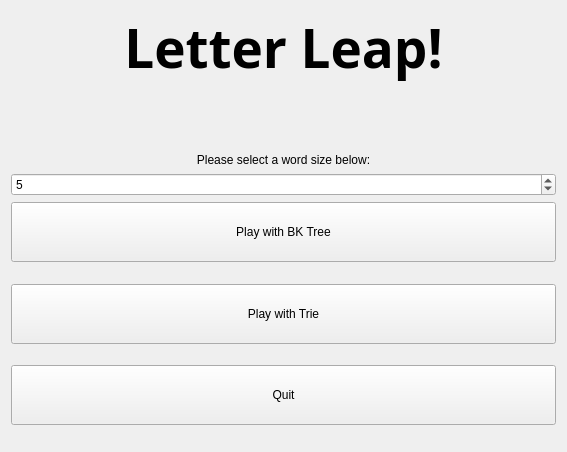
<?xml version="1.0" encoding="UTF-8"?>
<ui version="4.0">
 <class>HomePage</class>
 <widget class="QWidget" name="HomePage">
  <property name="geometry">
   <rect>
    <x>0</x>
    <y>0</y>
    <width>567</width>
    <height>452</height>
   </rect>
  </property>
  <property name="windowTitle">
   <string>Form</string>
  </property>
  <layout class="QVBoxLayout" name="verticalLayout_2">
   <item>
    <layout class="QVBoxLayout" name="verticalLayout">
     <item>
      <widget class="QLabel" name="titleLabel">
       <property name="font">
        <font>
         <family>Noto Sans JP Black</family>
         <pointsize>40</pointsize>
         <bold>true</bold>
        </font>
       </property>
       <property name="text">
        <string>Letter Leap!</string>
       </property>
       <property name="alignment">
        <set>Qt::AlignmentFlag::AlignCenter</set>
       </property>
      </widget>
     </item>
     <item>
      <spacer name="verticalSpacer_3">
       <property name="orientation">
        <enum>Qt::Orientation::Vertical</enum>
       </property>
       <property name="sizeType">
        <enum>QSizePolicy::Policy::Expanding</enum>
       </property>
       <property name="sizeHint" stdset="0">
        <size>
         <width>544</width>
         <height>13</height>
        </size>
       </property>
      </spacer>
     </item>
     <item>
      <spacer name="verticalSpacer_4">
       <property name="orientation">
        <enum>Qt::Orientation::Vertical</enum>
       </property>
       <property name="sizeHint" stdset="0">
        <size>
         <width>544</width>
         <height>13</height>
        </size>
       </property>
      </spacer>
     </item>
     <item>
      <spacer name="verticalSpacer_6">
       <property name="orientation">
        <enum>Qt::Orientation::Vertical</enum>
       </property>
       <property name="sizeHint" stdset="0">
        <size>
         <width>544</width>
         <height>13</height>
        </size>
       </property>
      </spacer>
     </item>
     <item>
      <spacer name="verticalSpacer_7">
       <property name="orientation">
        <enum>Qt::Orientation::Vertical</enum>
       </property>
       <property name="sizeHint" stdset="0">
        <size>
         <width>544</width>
         <height>13</height>
        </size>
       </property>
      </spacer>
     </item>
     <item>
      <widget class="QLabel" name="hintText">
       <property name="text">
        <string>Please select a word size below:</string>
       </property>
       <property name="alignment">
        <set>Qt::AlignmentFlag::AlignCenter</set>
       </property>
      </widget>
     </item>
     <item>
      <widget class="QSpinBox" name="lengthSpin">
       <property name="minimum">
        <number>3</number>
       </property>
       <property name="maximum">
        <number>12</number>
       </property>
       <property name="value">
        <number>5</number>
       </property>
      </widget>
     </item>
     <item>
      <widget class="QPushButton" name="bkButton">
       <property name="sizePolicy">
        <sizepolicy hsizetype="Minimum" vsizetype="Minimum">
         <horstretch>0</horstretch>
         <verstretch>0</verstretch>
        </sizepolicy>
       </property>
       <property name="minimumSize">
        <size>
         <width>0</width>
         <height>60</height>
        </size>
       </property>
       <property name="maximumSize">
        <size>
         <width>16777215</width>
         <height>16777215</height>
        </size>
       </property>
       <property name="text">
        <string>Play with BK Tree</string>
       </property>
      </widget>
     </item>
     <item>
      <spacer name="verticalSpacer">
       <property name="orientation">
        <enum>Qt::Orientation::Vertical</enum>
       </property>
       <property name="sizeHint" stdset="0">
        <size>
         <width>544</width>
         <height>13</height>
        </size>
       </property>
      </spacer>
     </item>
     <item>
      <widget class="QPushButton" name="trieButton">
       <property name="minimumSize">
        <size>
         <width>0</width>
         <height>60</height>
        </size>
       </property>
       <property name="maximumSize">
        <size>
         <width>16777215</width>
         <height>16777215</height>
        </size>
       </property>
       <property name="text">
        <string>Play with Trie</string>
       </property>
      </widget>
     </item>
     <item>
      <spacer name="verticalSpacer_2">
       <property name="orientation">
        <enum>Qt::Orientation::Vertical</enum>
       </property>
       <property name="sizeHint" stdset="0">
        <size>
         <width>544</width>
         <height>13</height>
        </size>
       </property>
      </spacer>
     </item>
     <item>
      <widget class="QPushButton" name="quitButton">
       <property name="minimumSize">
        <size>
         <width>0</width>
         <height>60</height>
        </size>
       </property>
       <property name="maximumSize">
        <size>
         <width>16777215</width>
         <height>16777215</height>
        </size>
       </property>
       <property name="text">
        <string>Quit</string>
       </property>
      </widget>
     </item>
     <item>
      <spacer name="verticalSpacer_5">
       <property name="orientation">
        <enum>Qt::Orientation::Vertical</enum>
       </property>
       <property name="sizeHint" stdset="0">
        <size>
         <width>544</width>
         <height>13</height>
        </size>
       </property>
      </spacer>
     </item>
    </layout>
   </item>
  </layout>
 </widget>
 <resources/>
 <connections/>
</ui>
